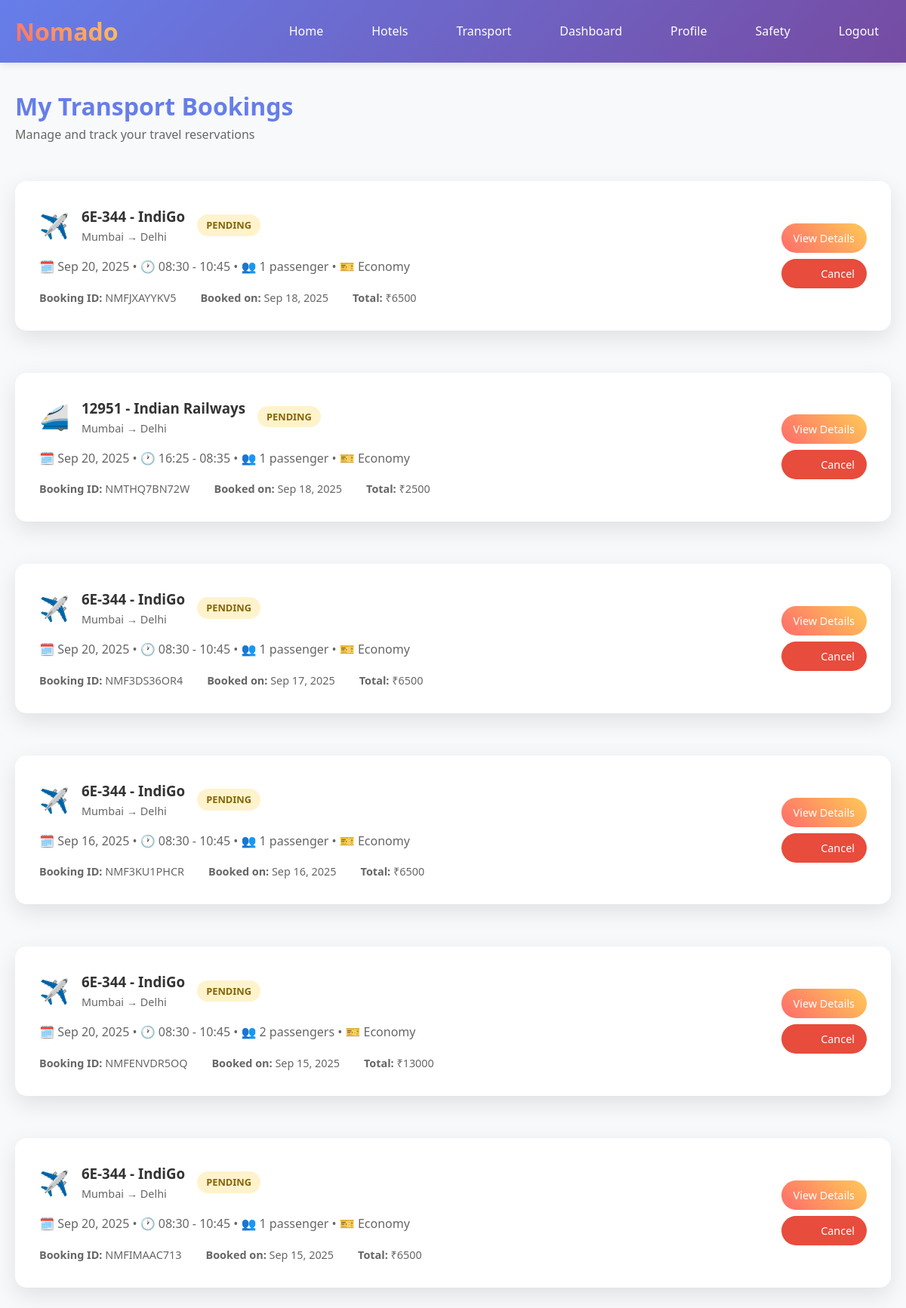
The app's page /transport/my-bookings/ (signed in) with its own data.
### transportation/models.py (models this page shows, shortened)
class TransportBooking(models.Model):
    BOOKING_STATUS = [
        ('PENDING', 'Pending'),
        ('CONFIRMED', 'Confirmed'),
        ('CANCELLED', 'Cancelled'),
        ('COMPLETED', 'Completed'),
        ('NO_SHOW', 'No Show')
    ]
    CLASS_TYPE = [
        ('ECONOMY', 'Economy'),
        ('PREMIUM', 'Premium'),
        ('BUSINESS', 'Business'),
        ('FIRST', 'First Class')
    ]
    user = models.ForeignKey(User, on_delete=models.CASCADE)
    route = models.ForeignKey(Route, on_delete=models.CASCADE)
    travel_date = models.DateField()
    passengers = models.IntegerField(default=1, validators=[MinValueValidator(1)])
    class_type = models.CharField(max_length=10, choices=CLASS_TYPE, default='ECONOMY')
    passenger_names = models.TextField()  # JSON format for multiple passengers
    passenger_ages = models.TextField()   # JSON format for ages
    passenger_genders = models.TextField() # JSON format for genders
    price_per_ticket = models.DecimalField(max_digits=8, decimal_places=2)
    total_amount = models.DecimalField(max_digits=10, decimal_places=2, editable=False)
    contact_name = models.CharField(max_length=200)
    contact_phone = models.CharField(max_length=17)
    contact_email = models.EmailField()
    booking_status = models.CharField(max_length=20, choices=BOOKING_STATUS, default='PENDING')
    booking_id = models.CharField(max_length=20, unique=True, editable=False)
    seat_numbers = models.TextField(blank=True)  # Assigned seat numbers
    created_at = models.DateTimeField(auto_now_add=True)
    updated_at = models.DateTimeField(auto_now=True)
    class Meta:
        ordering = ['-created_at']

class Route(models.Model):
    TRANSPORT_TYPE = [
        ('FLIGHT', 'Flight'),
        ('TRAIN', 'Train'),
        ('BUS', 'Bus')
    ]
    transport_type = models.CharField(max_length=10, choices=TRANSPORT_TYPE)
    operator_name = models.CharField(max_length=200)
    route_number = models.CharField(max_length=50)  # Flight number, train number, bus number
    source_city = models.CharField(max_length=100)
    source_station = models.CharField(max_length=200)  # Airport, railway station, bus station
    destination_city = models.CharField(max_length=100)
    destination_station = models.CharField(max_length=200)
    departure_time = models.TimeField()
    arrival_time = models.TimeField()
    duration_hours = models.IntegerField()
    duration_minutes = models.IntegerField()
    monday = models.BooleanField(default=True)
    tuesday = models.BooleanField(default=True)
    wednesday = models.BooleanField(default=True)
    thursday = models.BooleanField(default=True)
    friday = models.BooleanField(default=True)
    saturday = models.BooleanField(default=True)
    sunday = models.BooleanField(default=True)
    base_price = models.DecimalField(max_digits=8, decimal_places=2)
    total_seats = models.IntegerField()
    available_seats = models.IntegerField()
    ac_available = models.BooleanField(default=False)
    sleeper_available = models.BooleanField(default=False)
    wifi_available = models.BooleanField(default=False)
    food_service = models.BooleanField(default=False)
    is_active = models.BooleanField(default=True)
    created_at = models.DateTimeField(auto_now_add=True)
    class Meta:
        ordering = ['departure_time', 'base_price']

### transportation/views.py (the view)
# urls.py: path('my-bookings/', views.my_transport_bookings_view, name='my_transport_bookings'),
@login_required
def my_transport_bookings_view(request):
    bookings = TransportBooking.objects.filter(user=request.user).order_by('-created_at')
    return render(request, 'transportation/my_bookings.html', {'bookings': bookings})

### templates/transportation/my_bookings.html (shortened to what this page needs)
{% extends 'base.html' %}
{% block content %}
<div style="margin-bottom: 2rem;">
    <h1 style="color: #667eea;">My Transport Bookings</h1>
    <p style="color: #666;">Manage and track your travel reservations</p>
</div>
{% if bookings %}
    <div style="display: grid; gap: 1.5rem;">
        {% for booking in bookings %}
            <div class="card" style="display: grid; grid-template-columns: 1fr auto; gap: 2rem; align-items: center;">
                <div>
                    <div style="display: flex; align-items: center; gap: 1rem; margin-bottom: 1rem;">
                        <div style="font-size: 2rem;">
                            {% if booking.route.transport_type == 'FLIGHT' %}✈️
                            {% elif booking.route.transport_type == 'TRAIN' %}🚄
                            {% else %}🚌{% endif %}
                        </div>
                        <div>
                            <h3 style="color: #333; margin: 0;">{{ booking.route.route_number }} - {{ booking.route.operator_name }}</h3>
                            <div style="color: #666; font-size: 0.9rem;">{{ booking.route.source_city }} → {{ booking.route.destination_city }}</div>
                        </div>
                        <span class="status-badge status-{{ booking.booking_status|lower }}">{{ booking.get_booking_status_display }}</span>
                    </div>
                    <div style="color: #666; margin-bottom: 1rem;">
                        🗓️ {{ booking.travel_date|date:"M d, Y" }} •
                        🕐 {{ booking.route.departure_time|time:"H:i" }} - {{ booking.route.arrival_time|time:"H:i" }} •
                        👥 {{ booking.passengers }} passenger{{ booking.passengers|pluralize }} •
                        🎫 {{ booking.get_class_type_display }}
                    </div>
                    <div style="display: flex; gap: 2rem; font-size: 0.9rem; color: #666;">
                        <div><strong>Booking ID:</strong> {{ booking.booking_id }}</div>
                        <div><strong>Booked on:</strong> {{ booking.created_at|date:"M d, Y" }}</div>
                        <div><strong>Total:</strong> ₹{{ booking.total_amount|floatformat:0 }}</div>
                    </div>
                </div>
                <div style="text-align: right;">
                    <div style="display: flex; flex-direction: column; gap: 0.5rem;">
                        <a href="{% url 'transport_booking_confirmation' booking.booking_id %}" class="btn btn-secondary" style="padding: 8px 16px; font-size: 0.9rem;">View Details</a>
                        {% if booking.booking_status in 'PENDING,CONFIRMED' %}
                            <a href="{% url 'cancel_transport_booking' booking.booking_id %}" class="btn" style="background: #e74c3c; padding: 8px 16px; font-size: 0.9rem;">Cancel</a>
                        {% endif %}
                    </div>
                </div>
            </div>
        {% endfor %}
    </div>
{% endif %}
{% endblock %}

### templates/base.html (style rules this page uses)
* { margin: 0; padding: 0; box-sizing: border-box; }
body { font-family: 'Segoe UI', Tahoma, Geneva, Verdana, sans-serif; line-height: 1.6; background-color: #f8f9fa; color: #333; }
.btn { padding: 12px 24px; background: linear-gradient(45deg, #667eea, #764ba2); color: white; border: none; border-radius: 25px; cursor: pointer; text-decoration: none; display: inline-block; transition: all 0.3s ease; font-weight: 500; }
.btn-secondary { background: linear-gradient(45deg, #ff6b6b, #feca57); }
.card { background: white; border-radius: 15px; padding: 2rem; margin: 1rem 0; box-shadow: 0 10px 30px rgba(0,0,0,0.1); transition: transform 0.3s ease; }

### templates/transportation/my_bookings.html (style rules this page uses)
.status-badge { padding: 4px 12px; border-radius: 15px; font-size: 0.8rem; font-weight: 600; text-transform: uppercase; }
.status-pending { background: #fff3cd; color: #856404; }

### records on screen
TransportBooking: route.route_number "6E-344", route.operator_name "IndiGo", route.source_city "Mumbai", route.destination_city "Delhi", booking_status "PENDING", travel_date "Sep 20, 2025", route.departure_time "08:30", route.arrival_time "10:45", passengers "1", class_type "Economy", booking_id "NMFJXAYYKV5", created_at "Sep 18, 2025", total_amount "6500", shows "Cancel"
TransportBooking: route.route_number "12951", route.operator_name "Indian Railways", route.source_city "Mumbai", route.destination_city "Delhi", booking_status "PENDING", travel_date "Sep 20, 2025", route.departure_time "16:25", route.arrival_time "08:35", passengers "1", class_type "Economy", booking_id "NMTHQ7BN72W", created_at "Sep 18, 2025", total_amount "2500", shows "Cancel"
TransportBooking: route.route_number "6E-344", route.operator_name "IndiGo", route.source_city "Mumbai", route.destination_city "Delhi", booking_status "PENDING", travel_date "Sep 20, 2025", route.departure_time "08:30", route.arrival_time "10:45", passengers "1", class_type "Economy", booking_id "NMF3DS36OR4", created_at "Sep 17, 2025", total_amount "6500", shows "Cancel"
TransportBooking: route.route_number "6E-344", route.operator_name "IndiGo", route.source_city "Mumbai", route.destination_city "Delhi", booking_status "PENDING", travel_date "Sep 16, 2025", route.departure_time "08:30", route.arrival_time "10:45", passengers "1", class_type "Economy", booking_id "NMF3KU1PHCR", created_at "Sep 16, 2025", total_amount "6500", shows "Cancel"
TransportBooking: route.route_number "6E-344", route.operator_name "IndiGo", route.source_city "Mumbai", route.destination_city "Delhi", booking_status "PENDING", travel_date "Sep 20, 2025", route.departure_time "08:30", route.arrival_time "10:45", passengers "2", class_type "Economy", booking_id "NMFENVDR5OQ", created_at "Sep 15, 2025", total_amount "13000", shows "Cancel"
TransportBooking: route.route_number "6E-344", route.operator_name "IndiGo", route.source_city "Mumbai", route.destination_city "Delhi", booking_status "PENDING", travel_date "Sep 20, 2025", route.departure_time "08:30", route.arrival_time "10:45", passengers "1", class_type "Economy", booking_id "NMFIMAAC713", created_at "Sep 15, 2025", total_amount "6500", shows "Cancel"
